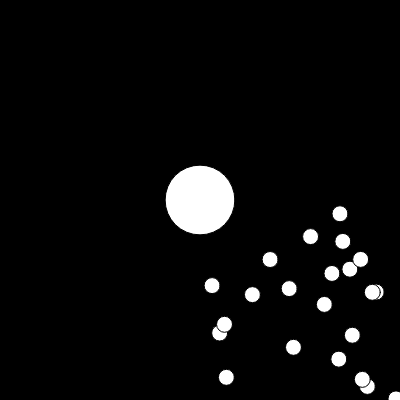
Frame 1 (no input)
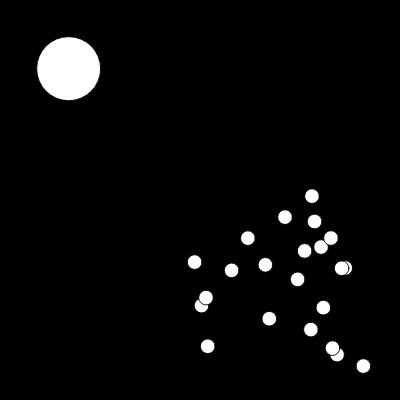
Frame 60 (no input)
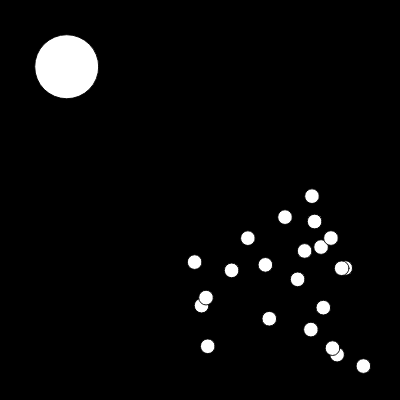
Frame 120 (the mouse pressed at the canvas centre since frame 60)

The p5.js sketch that drew these frames (run headless with seeded random() and noise() and a simulated clock; from frame 60 on, the mouse is pressed at the canvas centre):

// p5.js sketch
// ── sketch.js
var blob;
var count = 25;


var blobs = [];
function setup() {
    createCanvas(400, 400);
    blob = new Blob(0, 0, 64);
    for(var i = 0; i < count; i++) {
        blobs.push(new Blob(random(width/2), random(height/2), 16));
    }
}
function draw() {
    background(0);
    scale(64/blob.r);
    translate(width/2, height/2);

    for(var i = blobs.length-1; i >= 0; i--) {
        //blobs[i].show();
        if (blob.eats(blobs[i])) {
            blobs.splice(i, 1);
            //blobs.push(new Blob(random(width/2), random(height/2), 16));
        }
    }

    blob.show();
    blob.update();
    for(var i = 0; i < blobs.length; i++) {
        blobs[i].show();
    }
}
// ── blob.js
function Blob(x, y, r) {
    this.pos = createVector(x, y);
    this.r = r;

    this.show = function() {
        fill(255);
        ellipse(this.pos.x, this.pos.y, this.r, this.r);
    }

    this.update = function() {
        var mouse = createVector(mouseX - width/2, mouseY - height/2);
        mouse.setMag(3);
        this.pos.add(mouse);
    }

    this.eats = function(other) {
        var d = p5.Vector.dist(this.pos, other.pos);
        if (d < this.r + other.r) {
            // this.r += other.r * 0.2;
            var sum = PI * this.r * this.r + PI * other.r * other.r;
            this.r = sqrt(sum/PI);
            return true;
        }
        return false;
    }

}
